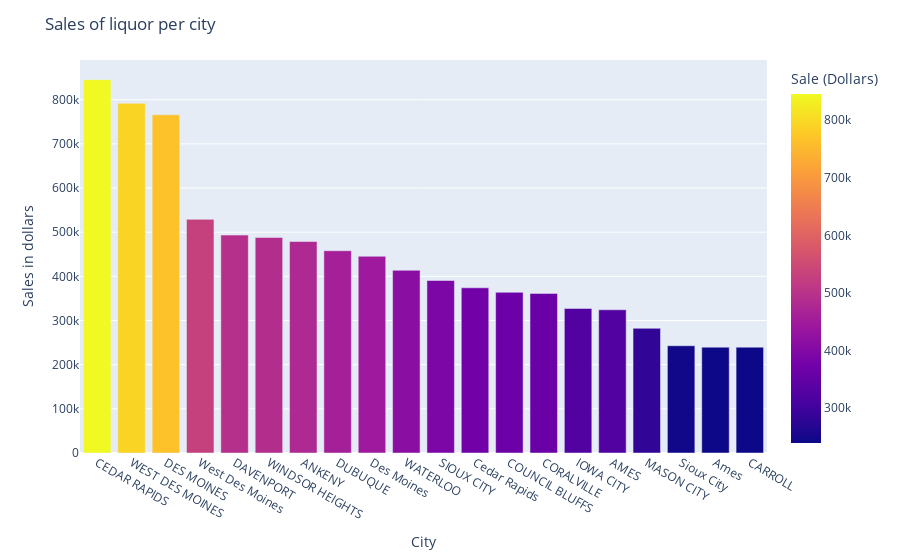

The notebook cell this image was saved under:
### Markdown cell above
###  Sales of liqour per city in dollars

### Code cell
import plotly.express as px
import plotly as py
import plotly.graph_objects as go

df_city = df.groupby(['City','Pack','Date'])['Sale (Dollars)'].sum().groupby(['City','Pack']).max().sort_values().groupby(['City']).sum().sort_values(ascending=False)
top_city = pd.DataFrame(df_city)
top_city = pd.DataFrame(df_city.head(20))

fig_reg = px.bar(top_city,x=top_city.index, y='Sale (Dollars)',color='Sale (Dollars)')
fig_reg.update_layout(
    title="Sales of liquor per city",
    xaxis_title=" City ",
    yaxis_title="Sales in dollars",
    )
fig_reg.show()

### Figure 1 — Plotly figure (JSON) as saved in the notebook; plotly's stock layout.template omitted (floating-point values rounded to 4 significant figures)
{"data": [{"alignmentgroup": "True", "hovertemplate": "City=%{x}<br>Sale (Dollars)=%{marker.color}<extra></extra>", "legendgroup": "", "marker": {"color": [845400.0, 791800.0, 765800.0, 529100.0, 493500.0, 488000.0, 478800.0, 458000.0, 445400.0, 413700.0, 390600.0, 374000.0, 363700.0, 361400.0, 327300.0, 324400.0, 282300.0, 242800.0, 239600.0, 239600.0], "coloraxis": "coloraxis", "pattern": {"shape": ""}}, "name": "", "offsetgroup": "", "orientation": "v", "showlegend": false, "textposition": "auto", "type": "bar", "x": ["CEDAR RAPIDS", "WEST DES MOINES", "DES MOINES", "West Des Moines", "DAVENPORT", "WINDSOR HEIGHTS", "ANKENY", "DUBUQUE", "Des Moines", "WATERLOO", "SIOUX CITY", "Cedar Rapids", "COUNCIL BLUFFS", "CORALVILLE", "IOWA CITY", "AMES", "MASON CITY", "Sioux City", "Ames", "CARROLL"], "xaxis": "x", "y": [845400.0, 791800.0, 765800.0, 529100.0, 493500.0, 488000.0, 478800.0, 458000.0, 445400.0, 413700.0, 390600.0, 374000.0, 363700.0, 361400.0, 327300.0, 324400.0, 282300.0, 242800.0, 239600.0, 239600.0], "yaxis": "y"}], "layout": {"barmode": "relative", "coloraxis": {"colorbar": {"title": {"text": "Sale (Dollars)"}}, "colorscale": [[0, "#0d0887"], [0.1111, "#46039f"], [0.2222, "#7201a8"], [0.3333, "#9c179e"], [0.4444, "#bd3786"], [0.5556, "#d8576b"], [0.6667, "#ed7953"], [0.7778, "#fb9f3a"], [0.8889, "#fdca26"], [1, "#f0f921"]]}, "legend": {"tracegroupgap": 0}, "margin": {"t": 60}, "title": {"text": "Sales of liquor per city"}, "xaxis": {"anchor": "y", "domain": [0, 1], "title": {"text": " City "}}, "yaxis": {"anchor": "x", "domain": [0, 1], "title": {"text": "Sales in dollars"}}}}
